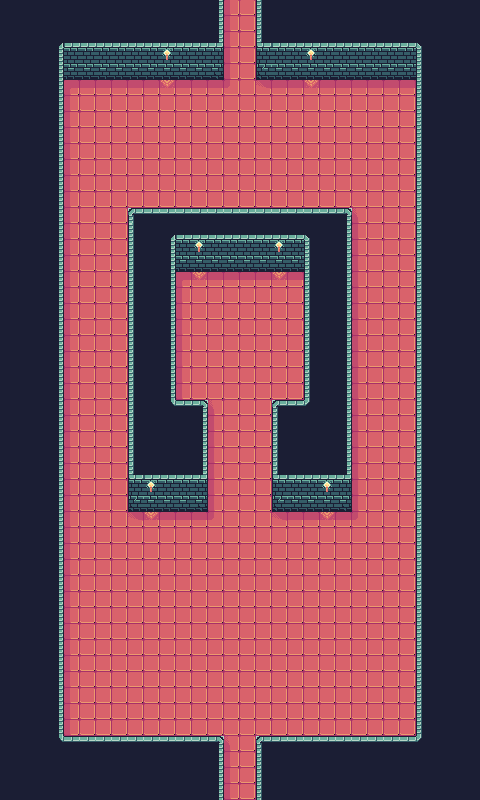

Tiled map render using the project's own tile images. Description and the map definition, with tile-layer contents summarised, below:
An orthogonal 30x50 tile map with 16x16 px tiles, 2 tile layers (prototype, base) and 2 objects (north_exit, south_exit).

<map version="1.10" tiledversion="1.10.2" orientation="orthogonal" renderorder="right-down" width="30" height="50" tilewidth="16" tileheight="16" infinite="0" nextlayerid="27" nextobjectid="11">
 <tileset firstgid="1" source="../FaerieForest_PetricakeGamesTSX.tsx" />
 <layer id="1" name="prototype" width="30" height="50">
  <data>[1500 cells, 1500 non-empty, 4 distinct tile ids]</data>
 </layer>
 <layer id="26" name="base" width="30" height="50">
  <data>[1500 cells, 1500 non-empty, 28 distinct tile ids]</data>
 </layer>
 <objectgroup id="25" name="objects_01">
  <object id="9" name="north_exit" x="240.5" y="2.5">
   <point />
  </object>
  <object id="10" name="south_exit" x="239.75" y="799">
   <point />
  </object>
 </objectgroup>
</map>
